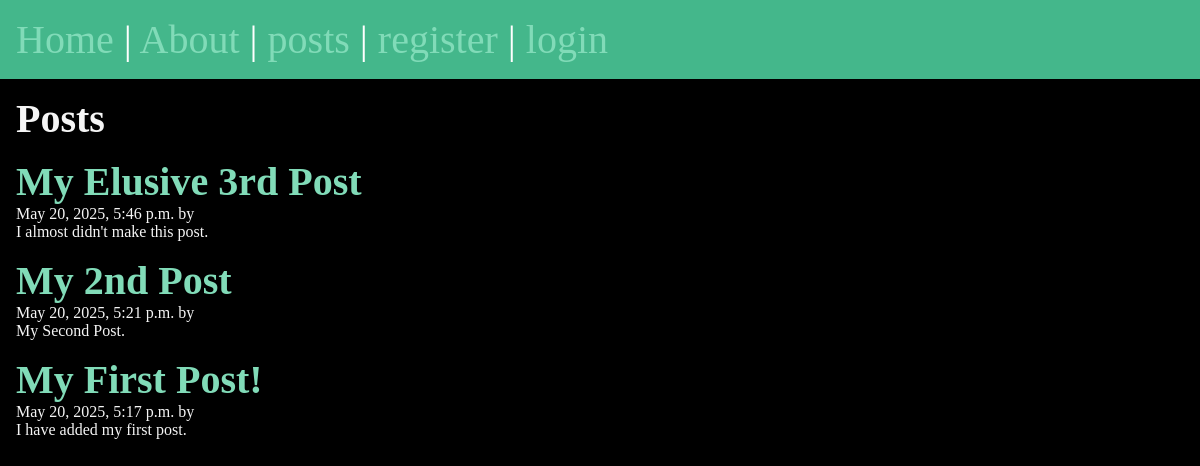
The page /posts/ on the database as committed earlier.
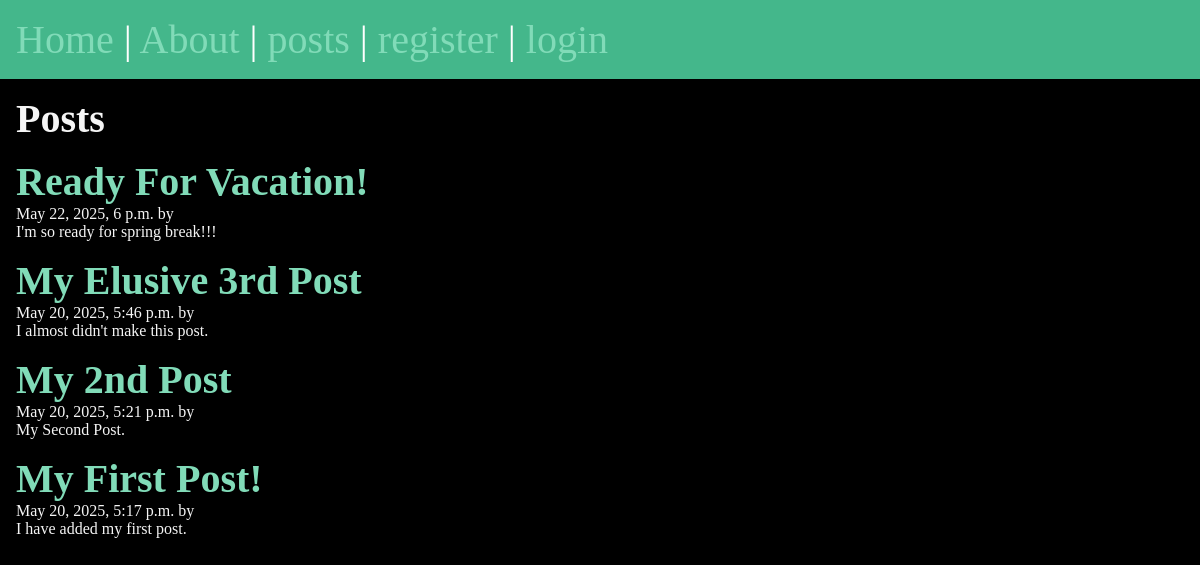
The same page on the database as committed later.
### posts/models.py (models this page shows, shortened)
class Post(models.Model):
    title = models.CharField(max_length=75)
    body = models.TextField()
    slug = models.SlugField()
    date = models.DateTimeField(auto_now_add=True)
    banner = models.ImageField(default='fallback.png', blank=True)
    author = models.ForeignKey(User, on_delete=models.CASCADE, default=None)

### posts/views.py (the view)
# urls.py: path('', views.posts_list, name="list" ),
def posts_list(request):
    posts = Post.objects.all().order_by('-date')
    return render(request, 'posts/posts_list.html', { 'posts': posts })

### posts/templates/posts/posts_list.html (shortened to what this page needs)
{% extends 'layout.html' %}
{% block content %}
<section>
    <h1>Posts</h1>
    {% for post in posts %}
    <article class="posts">
        <h2>
            <a href="{% url 'posts:page' slug=post.slug %}">
                {{ post.title }}
            </a>
        </h2>
        <p>{{ post.date }} by {{ post.author }}</p>
        <p>{{ post.body }}</p>
    </article>
    {% endfor %}
</section>
{% endblock %}

Rows that differ between the two databases and show on the page:
added Post: title "Ready For Vacation!", date "May 22, 2025, 6 p.m.", body "I'm so ready for spring break!!!"
